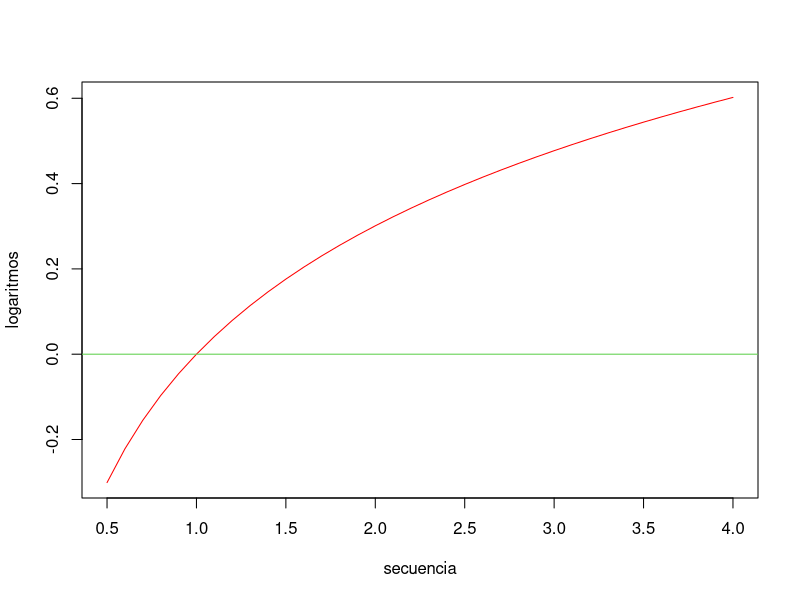
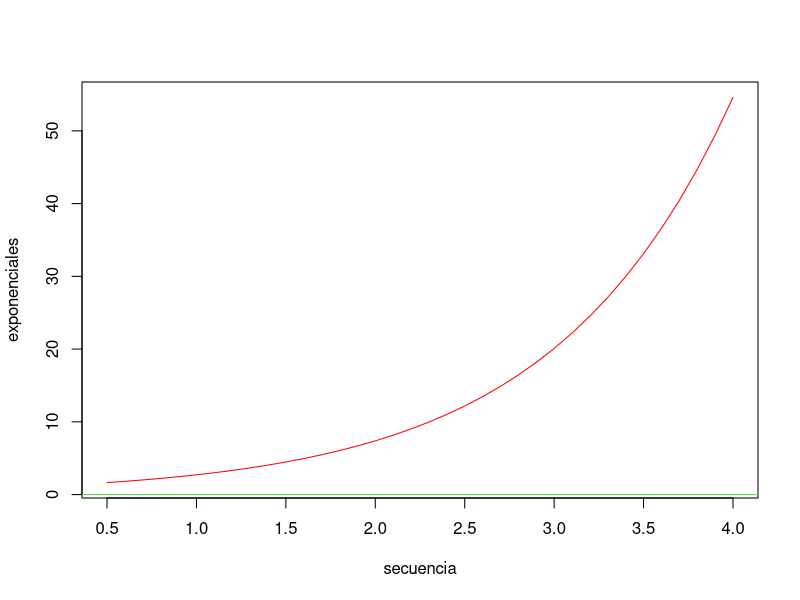

Recreate these plots in R, in order.
dni <- c(4,5,3,4,0,9,0,3)
unicos <- length(unique(dni))
unicos

ordenado <- sort(dni)
ordenado

cuenta <- 1
for(i in 1:(length(dni)-1)){
  if(ordenado[i]<ordenado[i+1])
    cuenta <- cuenta+1
}
cuenta

secuencia <- seq(0.5,4,0.1)
logaritmos <- log10(secuencia)
exponenciales <- exp(secuencia)
tabla <- data.frame(secuencia,logaritmos,exponenciales)
tabla
plot(secuencia,logaritmos,col="red",type="l")
abline(h=0,col=3)
plot(secuencia,exponenciales,col="red",type="l")
abline(h=0,col=3)